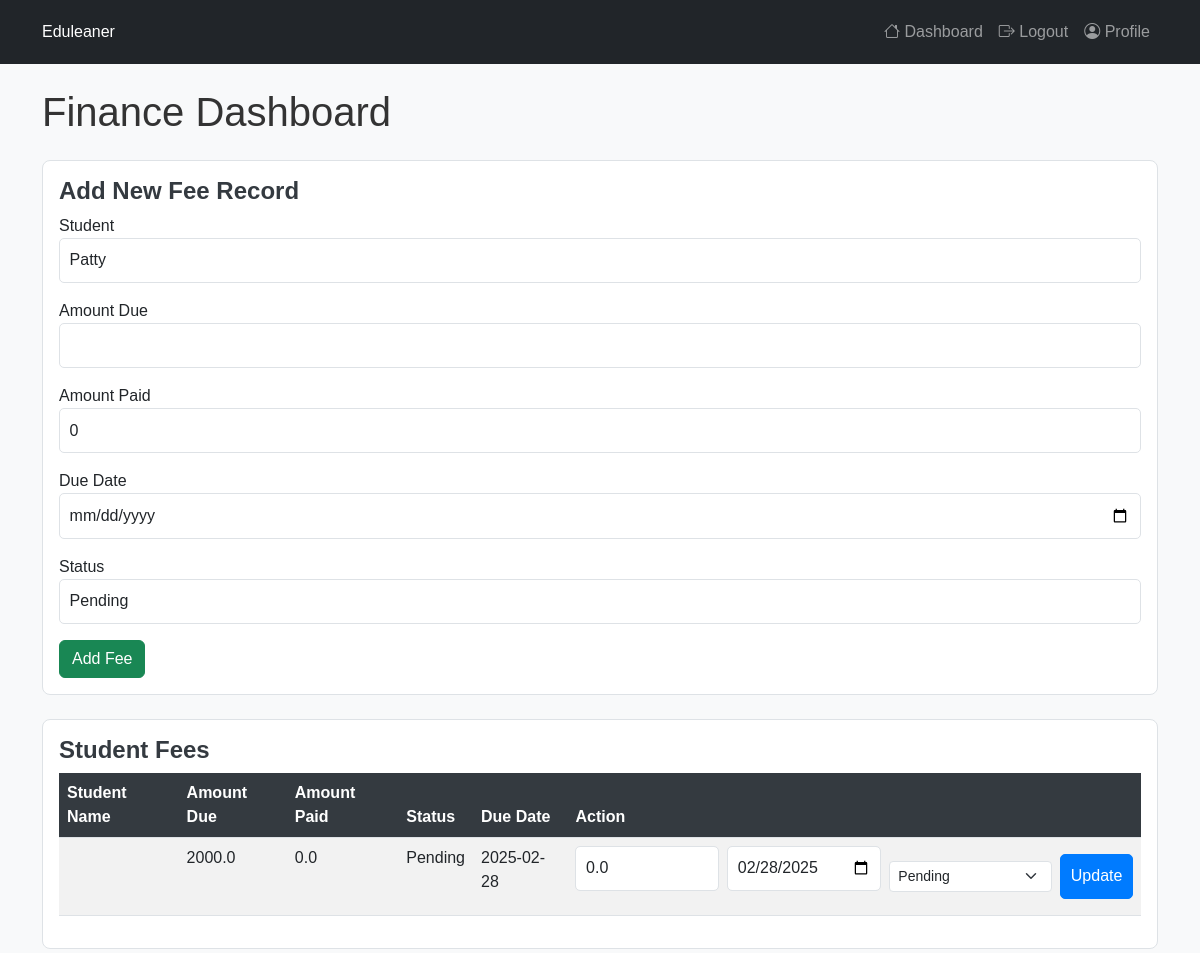
/finance_dashboard (signed in), run on the app's committed database.
### models.py (models this page shows)
class Fee(db.Model):
    id = db.Column(db.Integer, primary_key=True)
    student_id = db.Column(db.Integer, db.ForeignKey('student.id'), nullable=False)
    amount_due = db.Column(db.Float, nullable=False)
    amount_paid = db.Column(db.Float, default=0.0)
    due_date = db.Column(db.Date, nullable=False)
    status = db.Column(db.String(20), default="Pending")
    student = db.relationship('Student', back_populates='fees')

### app.py (the view)
@app.route('/finance_dashboard')
@login_required
def finance_dashboard():
    if current_user.role != 'Finance':
        flash("Unauthorized access.", 'danger')
        return redirect(url_for('dashboard'))
    fees = Fee.query.all()
    students = Student.query.all()  # List of students for the creation form
    return render_template('finance_dashboard.html', fees=fees, students=students)

### app.py (called while the page is built)
@login_manager.user_loader
def load_user(user_id):
    return User.query.get(int(user_id))

### templates/finance_dashboard.html (shortened to what this page needs)
{% extends "base.html" %}
{% block content %}
<h1>Finance Dashboard</h1>
<div class="card my-4">
    <div class="card-body">
        <h5 class="card-title">Add New Fee Record</h5>
        <form method="POST" action="{{ url_for('create_fee') }}">
            <div class="form-group">
                <label for="student_id">Student</label>
                <select class="form-control" id="student_id" name="student_id" required>
                    {% for student in students %}
                        <option value="{{ student.id }}">{{ student.user.username }}</option>
                    {% endfor %}
                </select>
            </div>
            <div class="form-group">
                <label for="amount_due">Amount Due</label>
                <input type="number" class="form-control" id="amount_due" name="amount_due" step="0.01" required>
            </div>
            <div class="form-group">
                <label for="amount_paid">Amount Paid</label>
                <input type="number" class="form-control" id="amount_paid" name="amount_paid" step="0.01" value="0" required>
            </div>
            <div class="form-group">
                <label for="due_date">Due Date</label>
                <input type="date" class="form-control" id="due_date" name="due_date" required>
            </div>
            <div class="form-group">
                <label for="status">Status</label>
                <select class="form-control" id="status" name="status" required>
                    <option value="Pending">Pending</option>
                </select>
            </div>
            <button type="submit" class="btn btn-success">Add Fee</button>
        </form>
    </div>
</div>
<div class="card my-1">
    <div class="card-body">
        <h5 class="card-title">Student Fees</h5>
        <div class="table-responsive">
            <table class="table table-striped table-hover">
                <thead>
                    <tr>
                        <th>Student Name</th>
                        <th>Amount Due</th>
                        <th>Amount Paid</th>
                        <th>Status</th>
                        <th>Due Date</th>
                        <th>Action</th>
                    </tr>
                </thead>
                <tbody>
                    {% for fee in fees %}
                    <tr>
                        <td>{{ fee.student.name }}</td>
                        <td>{{ fee.amount_due }}</td>
                        <td>{{ fee.amount_paid }}</td>
                        <td>{{ fee.status }}</td>
                        <td>{{ fee.due_date }}</td>
                        <td>
                            <form method="POST" action="{{ url_for('update_fee', fee_id=fee.id) }}">
                                <div class="d-flex flex-column flex-md-row align-items-center gap-2">
                                    <input type="number" class="form-control form-control-sm" name="amount_paid" value="{{ fee.amount_paid }}" required>
                                    <input type="date" class="form-control form-control-sm" name="due_date" value="{{ fee.due_date.strftime('%Y-%m-%d') }}" required>
                                    <select class="form-select form-select-sm" name="status">
                                        <option value="Pending" {% if fee.status == 'Pending' %}selected{% endif %}>Pending</option>
                                    </select>
                                    <button type="submit" class="btn btn-primary btn-sm">Update</button>
                                </div>
                            </form>
                        </td>
                    </tr>
                    {% endfor %}
                </tbody>
            </table>
        </div>
    </div>
</div>
{% endblock %}

### static/css/styles.css (style rules this page uses)
body { background-color: #f8f9fa; color: #333; font-family: Arial, sans-serif; }
.card { border: 1px solid #dee2e6; border-radius: 0.5rem; }
.card-title { font-size: 1.5rem; font-weight: bold; color: #343a40; }
.table th { background-color: #343a40; color: white; }
.table-striped tbody tr:nth-of-type(odd) { background-color: #f2f2f2; }
.form-control { padding: 0.6rem; font-size: 1rem; border-radius: 5px; margin-bottom: 1rem; }
.btn-primary { background-color: #007bff; border-color: #007bff; padding: 0.6rem; font-size: 1rem; border-radius: 5px; }

### data on the page
Fee: amount_due "2000.0", amount_paid "0.0", status "Pending", due_date "2025-02-28", due_date "02/28/2025"

### other printed values
form field student_id "Patty"
